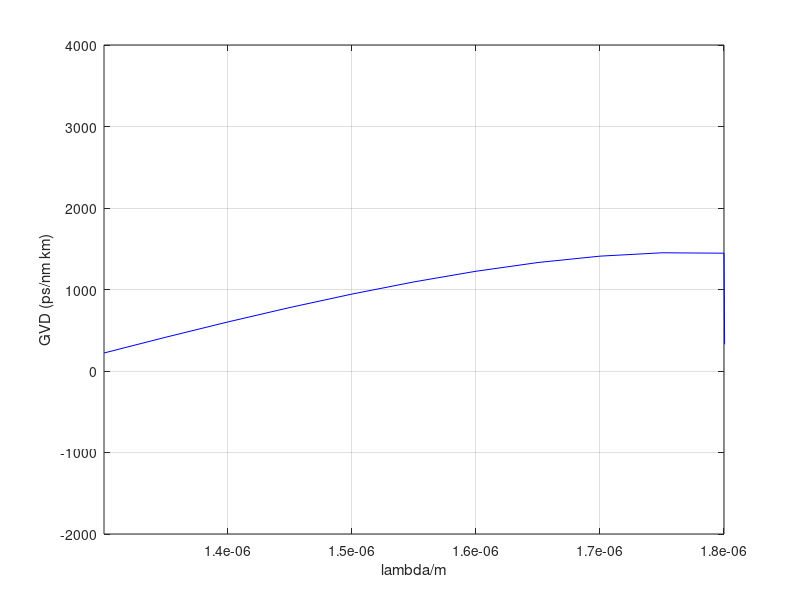

Here is the MATLAB script that generated this plot:
lambda = 1.3e-6:0.05e-6:1.9e-6;
n24per=[2.57704358372386 	2.53740438137879 	2.49763776159955 	2.45764048258329 	2.41732058911432 	2.37659758850003 	2.33540258318807 	2.29367852486634 	2.25138074572688 	2.20847787916458 	2.16495327111996 	2.12080697264135 	2.07605840365020 ];
nslica = [2.33614864040238 	2.28156306624356 	2.22945256320207 	2.17944574645812 	2.13120964011775 	2.08445459582083 	2.03893577613540 	1.99445271543673 	1.95084807656908 	1.90800627380142 	1.86585238534482 	1.82435148396882 	1.78350831415641 ];
C = 3e8;
omega = 2*pi*C./lambda;
dn24perdlambda = [diff(n24per)./diff(lambda),0];
ddn24perddlambda = [diff(dn24perdlambda)./diff(lambda),0];
D24per = 1e12*1e3*1e-9 .* -lambda ./ C .* ddn24perddlambda;
plot(lambda,D24per,'b-'),hold on;
dnslicadlambda = [diff(nslica)./diff(lambda),0];
ddnslicaddlambda = [diff(dnslicadlambda)./diff(lambda),0];
Dslica = 1e12*1e3*1e-9 .* -lambda ./ C .* ddnslicaddlambda;
%plot(lambda,Dslica,'b-');
xlabel('lambda/m'),ylabel('GVD (ps/nm km)');
axis([1.3e-6,1.8e-6,-2000,4000]),grid on;
